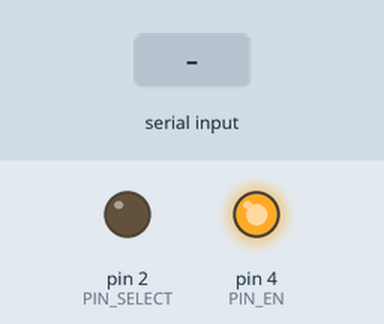
This sketch was run on a simulated Arduino Nano, built with avr-gcc and run on an emulated ATmega328P. Parts: output pins drawn as LEDs (lit = HIGH). The inputs (shaded band) are chosen by the test bench.

Above: at 1.2 s.
1.3 s: "1" received over Serial
2.8 s: "2" received over Serial
At 3.7 s:
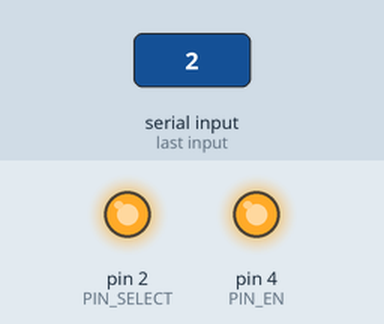
4.3 s: "1" received over Serial
At 4.8 s:
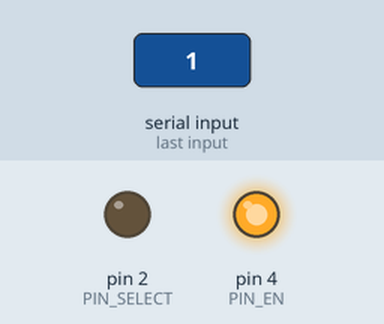
Timing chart, 0 to 7.3 s (numbered marks = the images above; inputs shaded):
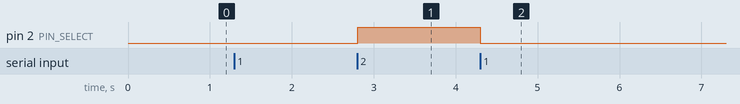

Measured:
- after the input at 2.8 s, pin 2 (PIN_SELECT): LOW → HIGH at once
- after the input at 4.3 s, pin 2 (PIN_SELECT): HIGH → LOW at once

The sketch:

jtag_switch.ino
```cpp
/*
  JTAG Switch Controller - Minimal Version
  Board: Arduino Nano (ATmega328P)

  D2 -> SELECT_TMUX
  D4 -> EN_TMUX

  Default target: APP1

  Serial Commands:
    '1' -> Switch to APP1
    '2' -> Switch to APP2
*/

#include <Arduino.h>

// Pin definitions
#define PIN_SELECT 2   // D2 -> SELECT_TMUX
#define PIN_EN     4   // D4 -> EN_TMUX

// If EN_TMUX is connected to an active-low /EN pin,
// change this to false.
#define EN_ACTIVE_HIGH true

enum Target
{
  APP1 = 0,
  APP2 = 1
};

Target currentTarget = APP1;

// ------------------------------------------------------------
// Low-level control
// ------------------------------------------------------------
void setEnable(bool enable)
{
  if (EN_ACTIVE_HIGH)
  {
    digitalWrite(PIN_EN, enable ? HIGH : LOW);
  }
  else
  {
    digitalWrite(PIN_EN, enable ? LOW : HIGH);
  }
}

void setSelect(Target target)
{
  currentTarget = target;

  // Convention:
  // LOW  -> APP1
  // HIGH -> APP2
  digitalWrite(PIN_SELECT, (target == APP2) ? HIGH : LOW);
}

// Safe switching:
// 1. Disable mux
// 2. Change select
// 3. Small delay
// 4. Enable mux
void switchTarget(Target target)
{
  setEnable(false);
  delay(2);

  setSelect(target);
  delay(2);

  setEnable(true);
}

// ------------------------------------------------------------

void setup()
{
  pinMode(PIN_SELECT, OUTPUT);
  pinMode(PIN_EN, OUTPUT);

  // Default state: APP1
  setEnable(false);
  delay(5);

  setSelect(APP1);
  delay(5);

  setEnable(true);

  Serial.begin(115200);
}

void loop()
{
  if (Serial.available())
  {
    char cmd = Serial.read();

    if (cmd == '1')
    {
      switchTarget(APP1);
    }
    else if (cmd == '2')
    {
      switchTarget(APP2);
    }
  }
}
```
